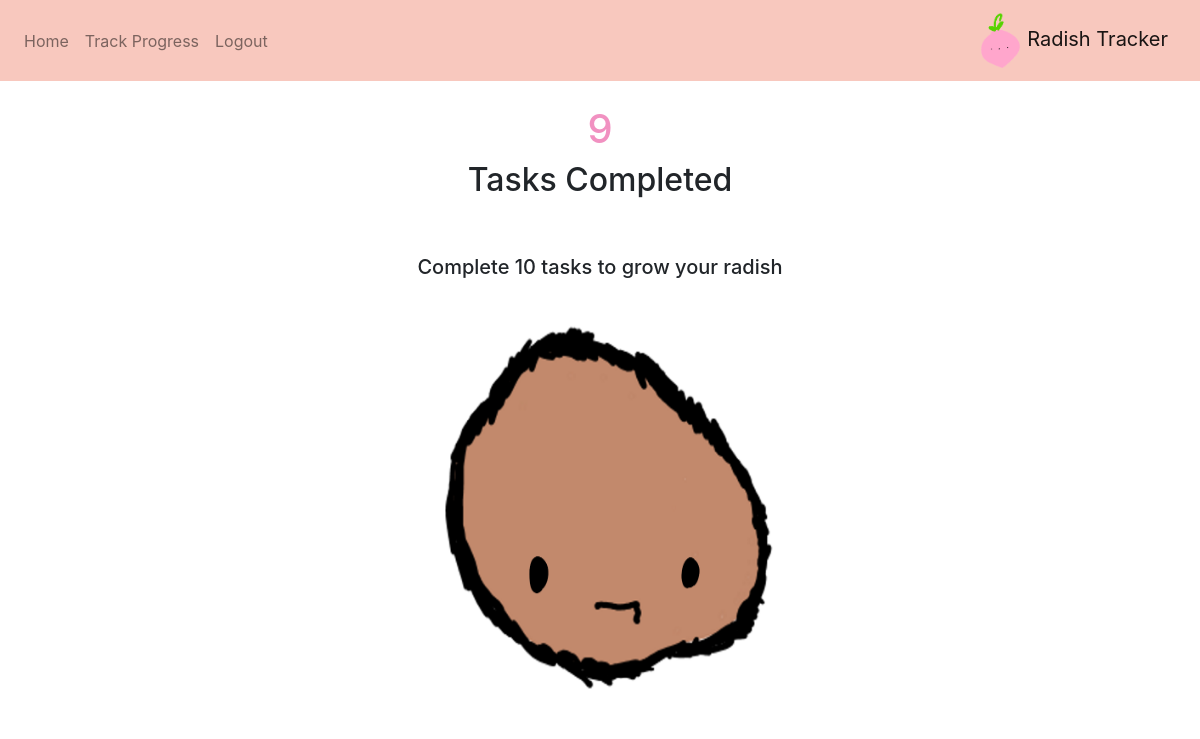
The page /track (signed in) on the database as committed earlier.
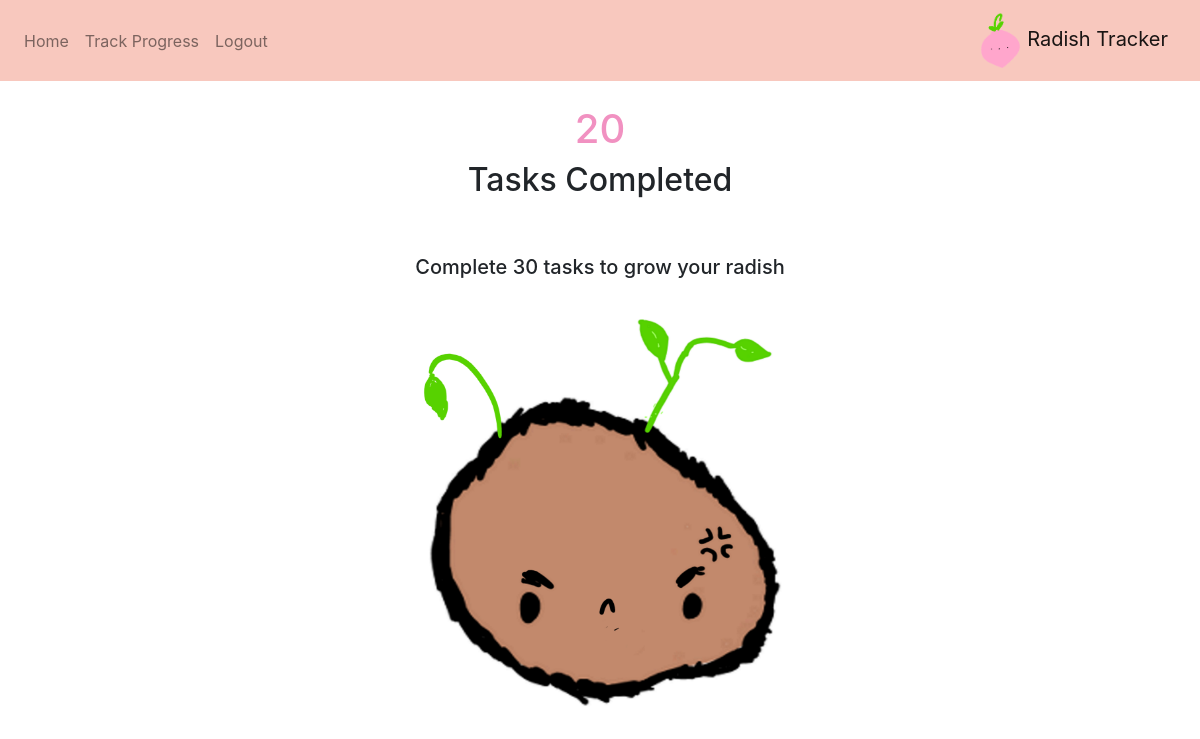
The same page on the database as committed later.
### website/models.py (models this page shows)
class User(db.Model, UserMixin):
    id = db.Column(db.Integer, primary_key = True)
    email = db.Column(db.String(150), unique=True) #everyone needs different email
    password = db.Column(db.String(150))
    first_name = db.Column(db.String(150))
    amount_completed = db.Column(db.Integer)
    notes = db.relationship('Note') #list storing all different notes

### website/views.py (the view)
@views.route('/track')
@login_required
def trackProgress():
    return render_template("trackProgress.html", user = current_user)

### website/templates/trackProgress.html
{% extends "base.html" %} {% block title %}Track Progress{% endblock %} {% block content
    %}
    <br />
    <h1 align = "center" style = "color:#f191c1">{{ user.amount_completed }}</h2>
    <h2 align = "center">Tasks Completed</h2>
    <br/>
    <br/>
    {% if (user.amount_completed<10) %}
        <h5 align = "center">Complete 10 tasks to grow your radish</h5>
        <br/>
        <div align = "center">
            <img src="./static/stage1.png" width = "400" height = "400" class = "center">
        </div>
    {% elif (user.amount_completed<20) %}
        <h5 align = "center">Complete 20 tasks to grow your radish</h5>
        <br/>
        <div align = "center">
            <img src="./static/stage2.png" width = "400" height = "400" class = "center">
        </div>
    {% elif (user.amount_completed<30) %}
        <h5 align = "center">Complete 30 tasks to grow your radish</h5>
        <br/>
        <div align = "center">
            <img src="./static/stage3.png" width = "400" height = "400" class = "center">
        </div>
    {% elif (user.amount_completed<40) %}
        <h5 align = "center">Complete 40 tasks to grow your radish</h5>
        <br/>
        <div align = "center">
            <img src="./static/stage4.png" width = "600" height = "400" class = "center">
        </div>
    {% elif (user.amount_completed<50) %}
        <h5 align = "center">Complete 50 tasks to grow your radish</h5>
        <br/>
        <div align = "center">
            <img src="./static/stage5.png" width = "400" height = "400" class = "center">
        </div>
    {% elif (user.amount_completed<60) %}
        <h5 align = "center">Complete 60 tasks to grow your radish</h5>
        <br/>
        <div align = "center">
            <img src="./static/OfficialRadishLogo.png" width = "400" height = "450" class = "center">
        </div>
    {% elif (user.amount_completed<70) %}
        <h5 align = "center">Complete 70 tasks to grow your radish</h5>
        <br/>
        <div align = "center">
            <img src="./static/stage7.png" width = "600" height = "400" class = "center">
        </div>
    {% elif (user.amount_completed<80) %}
        <h5 align = "center">Complete 80 tasks to grow your radish</h5>
        <br/>
        <div align = "center">
            <img src="./static/stage8.png" width = "400" height = "400" class = "center">
        </div>
    {% elif (user.amount_completed<90) %}
        <h5 align = "center">Complete 90 tasks to grow your radish</h5>
        <br/>
        <div align = "center">
            <img src="./static/stage9.png" width = "500" height = "400" class = "center">
        </div>
    {%else%}
        <h5 align = "center">Complete 100 tasks to grow your radish</h5>
        <br/>
        <div align = "center">
            <img src="./static/stage10.png" width = "500" height = "400" class = "center">
        </div>
    {% endif %}
{% endblock %}

Rows that differ between the two databases and show on the page:
changed User: amount_completed "9" → "20"
Other text that changed with them:
text no longer shown: "Complete 10 tasks to grow your radish"
text now shown: "Complete 30 tasks to grow your radish"
